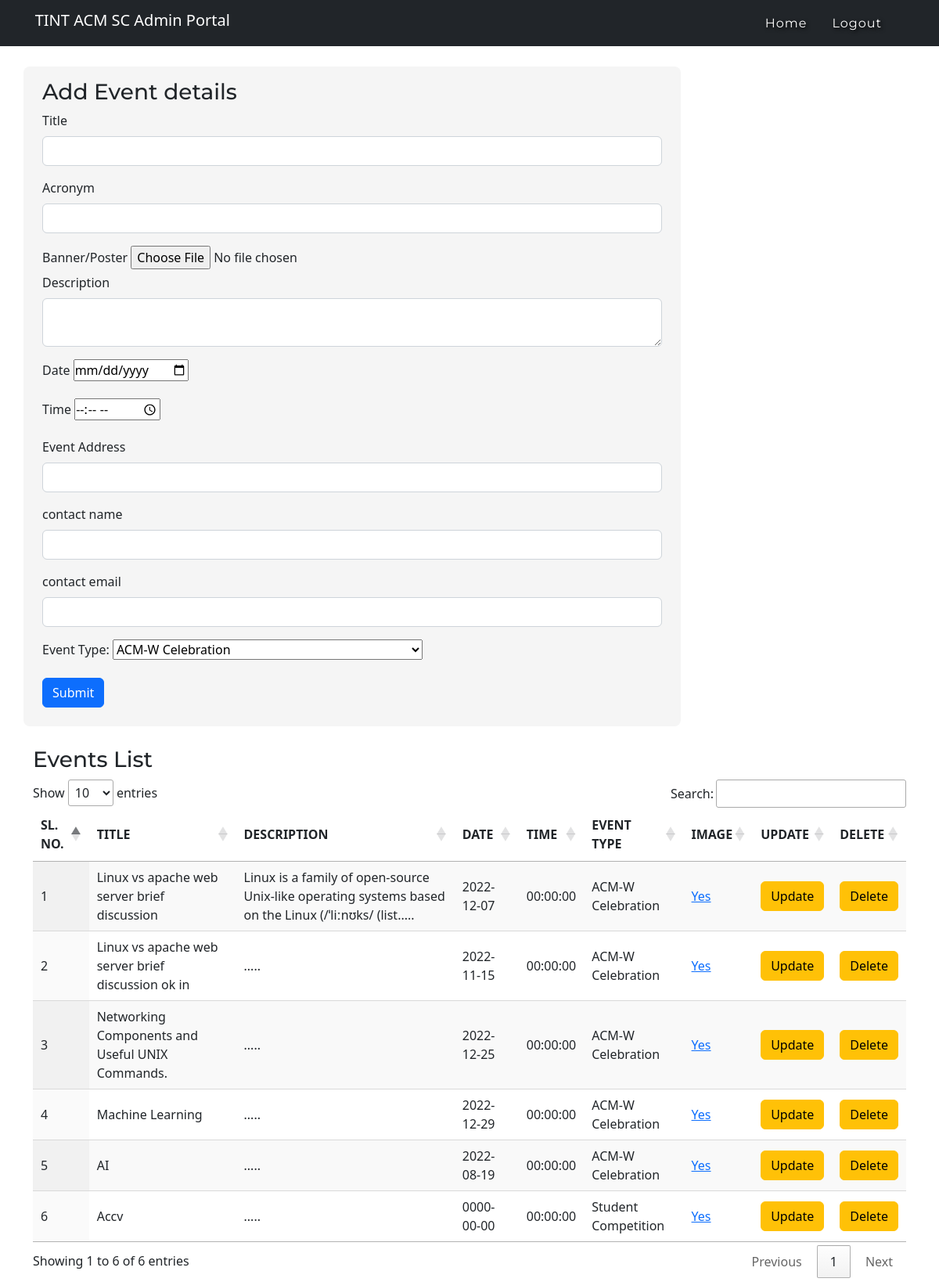
/ADMIN/event_register.php (signed in), run on the app's committed database.
### tables this page shows
CREATE TABLE `events` (
  `sln` int(11) NOT NULL,
  `Title` varchar(100) NOT NULL,
  `acronym` varchar(100) NOT NULL,
  `image` varchar(100) NOT NULL,
  `description` text NOT NULL,
  `start_time` date NOT NULL,
  `end_time` time NOT NULL,
  `event address` varchar(200) NOT NULL,
  `contact name` varchar(100) NOT NULL,
  `contact email` varchar(25) NOT NULL,
  `event type` varchar(50) NOT NULL
);

### ADMIN/event_register.php (the view, shortened to what this page needs)
<?php
require '../ADMIN/_dbconnect.php';
?>
<!doctype html>
<html lang="en">
<head>
    <link href="https://cdn.jsdelivr.net/npm/bootstrap@5.2.2/dist/css/bootstrap.min.css" rel="stylesheet">
    <link rel="stylesheet" href="../CSS/admin_nav.css" class="css">
    <link rel="stylesheet" href="style.css">
    <link rel="stylesheet" type="text/css" href="https://cdn.datatables.net/1.12.1/css/jquery.dataTables.css">
    <link rel="stylesheet" href="../CSS/event_register.css">
</head>
<body>
    <?php
    require '../ADMIN/admin_nav.php';
    ?>
    <div class="container-fluid " style="margin-top: 1.7%;">
        <div class="row align-items-start">
            <div class="col-md-3 r-table" style=" background: #F5F5F5; border: solid 2px rgb(#F5F5F5); border-radius: .5em; padding-bottom:2%;">
                <div class="container-fluid mt-3">
                    <h3>Add Event details</h3>
                    <form action="/avijit/ACM/ADMIN/event_register.php" method="POST" enctype="multipart/form-data">
                        <div class="mb-3">
                            <label for="title" class="form-label">Title</label>
                            <input type="text" name="title" class="form-control" id="title" required>
                        </div>
                        <div class="mb-3">
                            <label for="acronym" class="form-label">Acronym</label>
                            <input type="text" name="acronym" class="form-control" id="acronym">
                        </div>
                        <div>
                            <label for="image" class="form-label">Banner/Poster</label>
                            <input type="file" name="image">
                        </div>
                        <div class="mb-3">
                            <label for="description" class="form-label">Description</label>
                            <textarea name="description" class="form-control" id="description" rows="2"></textarea>
                        </div>
                        <div class="mb-3">
                            <label for="start_time" class="form-label">Date</label>
                            <input type="date" name="start_time" id="start_time" required>
                        </div>
                        <div class="mb-3">
                            <label for="end_time" class="form-label">Time</label>
                            <input type="time" name="end_time" id="end_time">
                        </div>
                        <div class="mb-3">
                            <label for="address" class="form-label">Event Address</label>
                            <input type="text" name="address" class="form-control" id="address">
                        </div>
                        <div class="mb-3">
                            <label for="contact_name" class="form-label">contact name</label>
                            <input type="text" name="contact_name" class="form-control" id="contact_name">
                        </div>
                        <div class="mb-3">
                            <label for="contact_email" class="form-label">contact email</label>
                            <input type="email" name="contact_email" class="form-control" id="contact_email">
                        </div>
                        <div class=" mb-3">
                            <label class="form-label">Event Type:</label>
                            <select class="custom-select" id="access" name="event_type" style="width: 50%;">
                                <option value="ACM-W Celebration">ACM-W Celebration</option>
                            </select>
                        </div>
                        <button type="submit" class="btn btn-primary">Submit</button>
                    </form>
                </div>
            </div>
            <div class="col r-table">
                <h3 class="mt-3">Events List</h3>
                <table id="table_id" class="display">
                    <thead>
                        <tr>
                            <th>SL. NO.</th>
                            <th scope="col">TITLE</th>
                            <th scope="col">DESCRIPTION</th>
                            <th scope="col">DATE</th>
                            <th scope="col">TIME</th>
                            <th scope="col">EVENT TYPE</th>
                            <th scope="col">IMAGE</th>
                            <th scope="col">UPDATE</th>
                            <th scope="col">DELETE</th>
                        </tr>
                    </thead>
                    <tbody>
                        <?php
                        $fet = "SELECT * FROM `events`";
                        $res1 = mysqli_query($conn, $fet);
                        $num = mysqli_num_rows($res1);
                        $sln = 1;
                        if ($num > 0) {
                            while ($num--)
                            {
                                $row = mysqli_fetch_assoc($res1);
                                if ($row['image'] != null) {
                                    $present = "../EVENTS/events-desc.php?num={$row['sln']}";
                                    $mes = "Yes";
                                } else {
                                    $present = "";
                                    $mes = "No";
                                }
                                echo '
                            <tr>
                                <td scope="col">' . $sln . '</td>
                                <td scope="col">' . $row['Title'] . '</td>
                                <td scope="col">' . substr($row['description'],0,100) . '.....</td>
                                <td scope="col">' . $row['start_time'] . '</td>
                                <td scope="col">' . $row['end_time'] . '</td>
                                <td scope="col">' . $row['event type'] . '</td>
                                <td scope="col"><a href="'.$present.'">'.$mes.'</a></td>
                                <td scope="col"><button type="button" class="upd btn btn-warning" id="' . $row['sln'] . '">Update</button></td>
                                <td scope="col"><button type="button" class="del btn btn-warning" id="' . $row['sln'] . '">Delete</button></td>
                            </tr>
                            </div>';
                                $sln = $sln + 1;
                            }
                        }
                        ?>
</body>
</html>

### ADMIN/admin_nav.php (shortened to what this page needs)
<div class="container-fluid navi">
    <nav class="navbar navbar-expand-lg navbar-dark bg-dark pad ">
        <div class="container-fluid">
            <a class="navbar-brand h1" href="#">TINT ACM SC Admin Portal</a>
        </div>
        <div class="container fluid">
            <div class="collapse navbar-collapse" id="navbarSupportedContent">
                <ul class="navbar-nav  mb-2 mb-lg-0 ms-auto">
                    <li class="nav-item">
                        <a class="nav-link active " aria-current="page" href="../ADMIN/admin-welcome.php">Home</a>
                    </li>
                    <li class="nav-item">
                        <a class="nav-link active " aria-current="page" href="../ADMIN/logout.php">Logout</a>
                    </li>
                </ul>
            </div>
        </div>
    </nav>
</div>

### CSS/admin_nav.css (style rules this page uses)
* { margin: 0; padding: 0; box-sizing: border-box; }
.navbar-brand { margin-left: .5% ; }
.navi { padding: 0; }
.pad { padding-left:30px; padding-right: 30px; }
.navbar-nav .nav-link.active { color: white; text-shadow: 2px 2px 5px black; font-weight: 400; letter-spacing: 1px; font-family: 'Montserrat', sans-serif; }
.navbar-nav { margin-right: 15px; }
.nav-link { margin: 0px 8px; }

### CSS/style.css (style rules this page uses)
* { margin: 0px; padding: 0px; box-sizing: border-box; scroll-behavior: smooth; }
body { overflow-x: hidden; }
h1,h2,h3,h4 { font-family: 'Montserrat', sans-serif; }
p, ul, li { font-family: 'Merriweather', sans-serif; line-height: 1.7; color: rgb(45, 52, 70); }

### CSS/event_register.css (style rules this page uses)
.r-table { margin: 5px 30px; }
@media screen and (max-width: 1200px) { .r-table { width: 70%; } }

### data on the page
events: Title "Linux vs apache web server brief discussion", description "Linux is a family of open-source Unix-like operating systems based on the Linux (/ˈliːnʊks/ (list", start_time "2022-12-07", end_time "00:00:00", event type "ACM-W Celebration", image "Yes"
events: Title "Linux vs apache web server brief discussion ok in", start_time "2022-11-15", end_time "00:00:00", event type "ACM-W Celebration", image "Yes"
events: Title "Networking Components and Useful UNIX Commands.", start_time "2022-12-25", end_time "00:00:00", event type "ACM-W Celebration", image "Yes"
events: Title "Machine Learning", start_time "2022-12-29", end_time "00:00:00", event type "ACM-W Celebration", image "Yes"
events: Title "AI", start_time "2022-08-19", end_time "00:00:00", event type "ACM-W Celebration", image "Yes"
events: Title "Accv", start_time "0000-00-00", end_time "00:00:00", event type "Student Competition", image "Yes"
